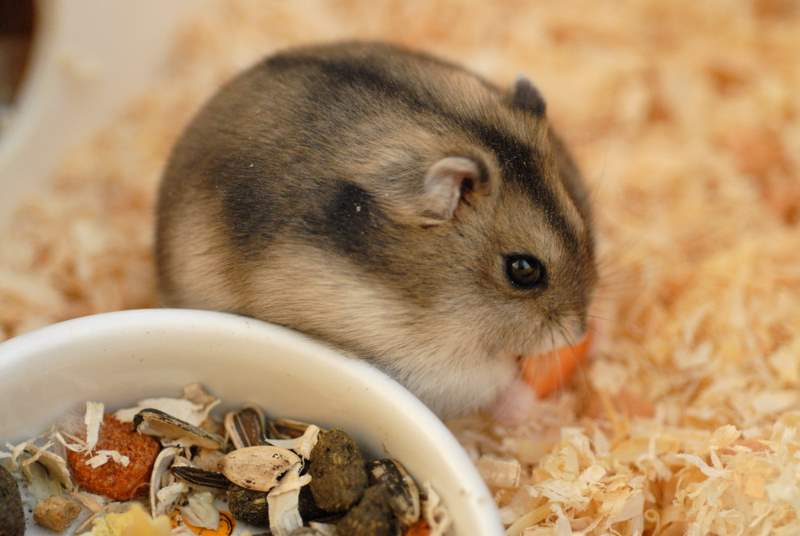
#> input picture OpenCV/images/ham1.jpg, 800 x 536 px, found by its file name
$ python '00_실습.py'
#> lines starting #> are read from the running program, lines starting #| are printed output that depends on the picture
#원본 이미지 가로세로 절반으로 축소
# 1번 이미지를 좌우 반전
# 2번 이미지를 원본과 동일한 크기의 복사이미지의 우하단에 배치

import cv2

image = cv2.imread('OpenCV/images/ham1.jpg')
#> image is the input picture: shape (536, 800, 3); mean B, G, R 102, 140.8, 174.9

# [12 lines of commented-out code are left out]

if image is None:
    print("파일을 찾을 수 없습니다.")
else:
    h,w,_ = image.shape
#> h = 536; w = 800

    # 2분의 1 축소
    small_img = cv2.resize(image, (w // 2, h //2))
    #좌우 반전
    flipped_img = cv2.flip(small_img, 1)
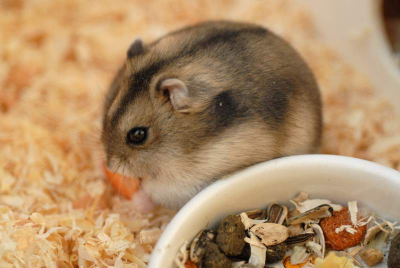
#> flipped_img: shape (268, 400, 3); mean B, G, R 102.1, 140.9, 175
    #우하단 배치
    result = image.copy()
    sh, sw, _ = flipped_img.shape
#> sh = 268; sw = 400

    #시작점부터 이미지 높이만큼만 영역 지정
    result[h//2 :h//2+sh, w//2 : w//2+sw] = flipped_img
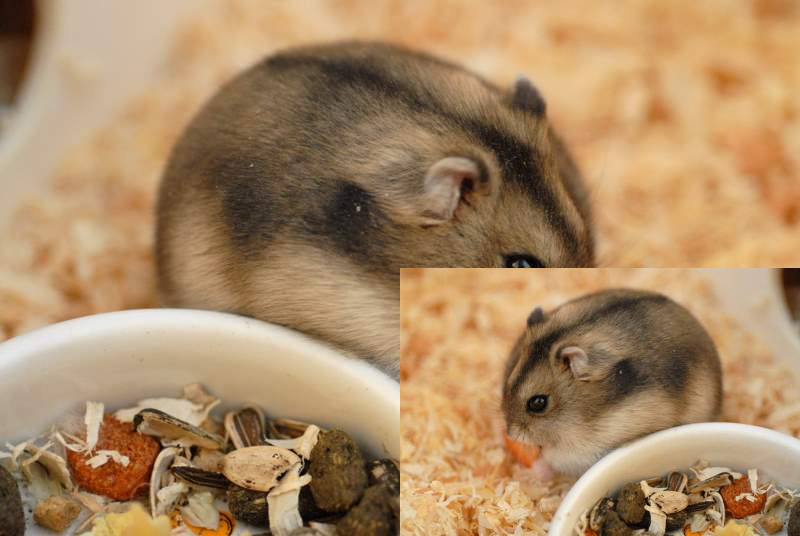
#> result: shape (536, 800, 3); mean B, G, R 100.6, 137.6, 169.9

    cv2.imshow('Result',result)
    cv2.waitKey(0)
    cv2.destroyAllWindows()

$ run again, with OpenCV/images/davidclode-parrot.jpg copied over OpenCV/images/ham1.jpg
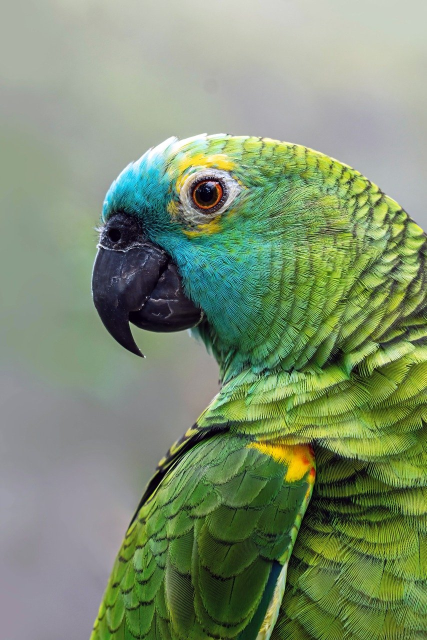
#> input picture OpenCV/images/davidclode-parrot.jpg, 853 x 1280 px, found by its file name (shown at 1/2 size)
#> image is the input picture: shape (1280, 853, 3); mean B, G, R 112.8, 143.9, 126.1
#> `flipped_img = cv2.flip(small_img, 1)`:
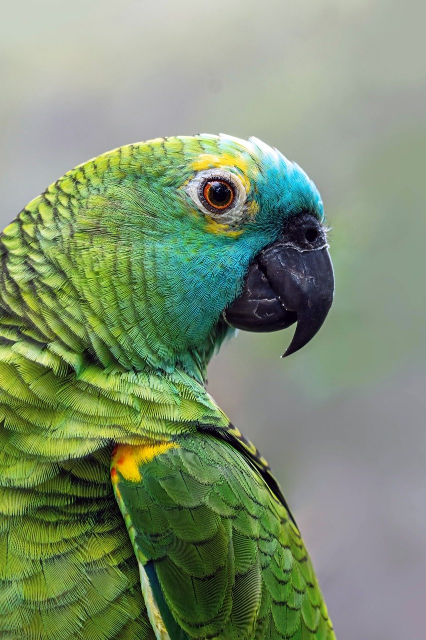
#> flipped_img: shape (640, 426, 3); mean B, G, R 112.7, 143.9, 126
#> `result[h//2 :h//2+sh, w//2 : w//2+sw] = flipped_img`:
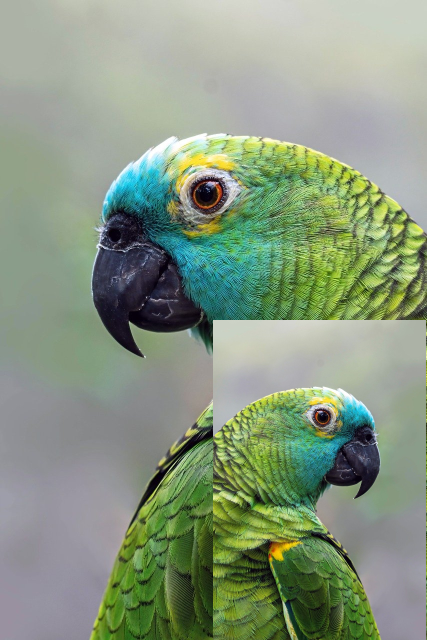
#> result: shape (1280, 853, 3) (shown at 1/2 size); mean B, G, R 128.3, 151.4, 135.8
